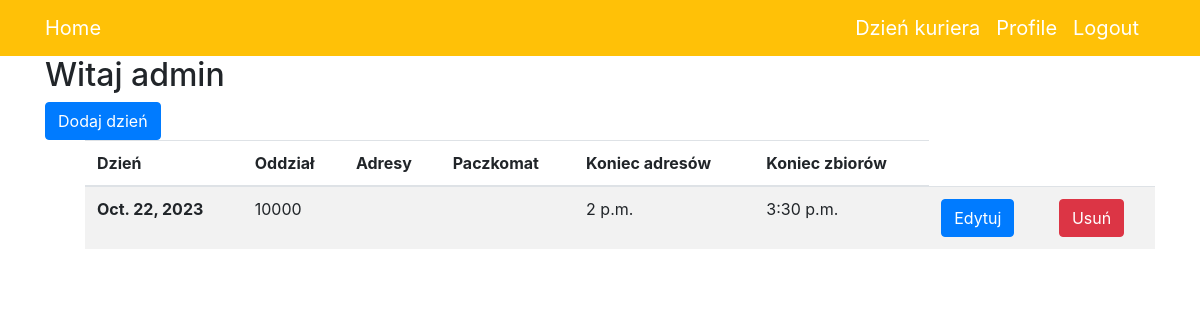
Before: /courierday/ (signed in) with the older database file.
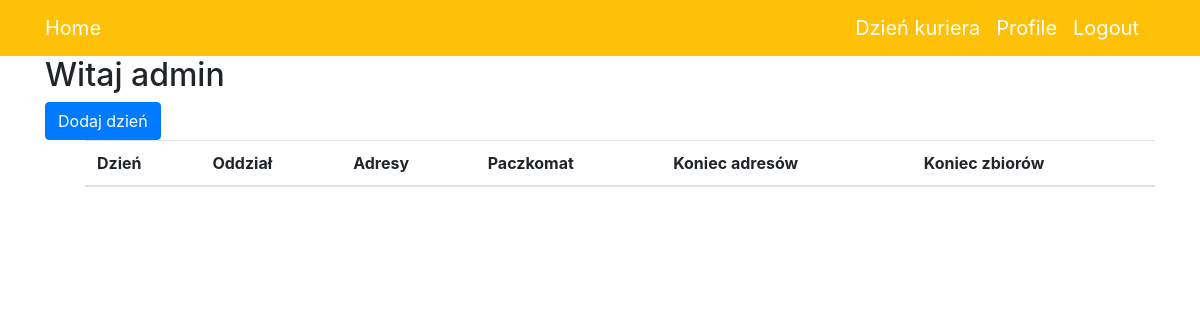
After: the same page with the newer database file.
### courier/models.py (models this page shows, shortened)
class CourierDay(models.Model):
    user = models.ForeignKey(User, models.SET_NULL, null=True)
    packages = models.ForeignKey('FacilityPackages', models.SET_NULL, null=True)
    addresses = models.IntegerField()
    machine = models.IntegerField()
    stops_end = models.TimeField()
    pickup_end = models.TimeField()
    added = models.DateTimeField(auto_now_add=True, null=True)

class FacilityPackages(models.Model):
    date = models.DateField()
    packages = models.IntegerField()
    facility = models.ForeignKey('Facility', models.SET_NULL, null=True)

### courier/views.py (the view)
# urls.py: path('courierday/', CourierDayListView.as_view(), name='courier_day_list_view'),
class CourierDayListView(LoginRequiredMixin, View):
    def get(self, request):
        return render(
            request,
            template_name='courier_day_list_view.html',
            context={'days': CourierDay.objects.filter(user_id=request.user)}
        )

### courier/templates/courier_day_list_view.html (shortened to what this page needs)
{% extends "base.html" %}
{% block content %}
    <h2>Witaj {{ user.username }} </h2>
    <a class="btn btn-primary" href="{% url 'add_day_form' %}" role="button">Dodaj dzień</a>
    <ul>
    <table class="table table-striped">
  <thead>
    <tr>
      <th  scope="col">Dzień</th>
      <th  scope="col">Oddział</th>
      <th scope="col">Adresy</th>
      <th scope="col">Paczkomat</th>
      <th scope="col">Koniec adresów</th>
      <th scope="col">Koniec zbiorów</th>
    </tr>
  </thead>
{% for day in days %}
  <tbody>
    <tr>
      <th scope="row">{{ day.packages.date }}</th>
      <td >{{ day.packages.packages }}</td>
      <td>{{ day.adresy}}</td>
      <td>{{ day.paczkomat}}</td>
      <td>{{ day.stops_end}}</td>
      <td>{{ day.pickup_end}}</td>
        <td><a class="btn btn-primary" href="{% url 'update' day.id %}" role="button">Edytuj</a></td>
        <td><a class="btn btn-danger" href="{% url 'delete' day.id %}" role="button">Usuń</a></td>
    </tr>
  </tbody>
{% endfor %}
</table>
    </ul>
{% endblock %}

### courier/templates/base.html (shortened to what this page needs)
{% load static %}
<html {% if LANGUAGE_CODE %}lang="{{ LANGUAGE_CODE }}"{% endif %}>
  <head>
    <link rel="stylesheet" href="https://stackpath.bootstrapcdn.com/bootstrap/4.2.1/css/bootstrap.min.css">
  </head>
  <body>
    <nav class="navbar navbar-expand-lg navbar-dark bg-warning">
      <div class="container fixed">
          <a class="navbar-brand" href="/">Home</a>
        <div class="navbar-nav ml-auto">
          {% if user.is_authenticated %}
              <a class="navbar-brand" href="/courierday/">Dzień kuriera</a>
              <a class="navbar-brand" href="/profile/">Profile</a>
              <a class="navbar-brand" href="/logout/">Logout</a>
          {% else %}
              <a class="navbar-brand " href="/login/">Login</a>
              <a class="navbar-brand" href="/register/">Register</a>
          {% endif %}
        </div>
       </div>
    </nav>
    <div class="container">
      <div>
        {% block content %}{% endblock %}
      </div>
    </div>
  </body>
</html>

Changed rows visible on the page:
removed CourierDay: packages "Oct. 22, 2023", packages.packages "10000", stops_end "2 p.m.", pickup_end "3:30 p.m."
